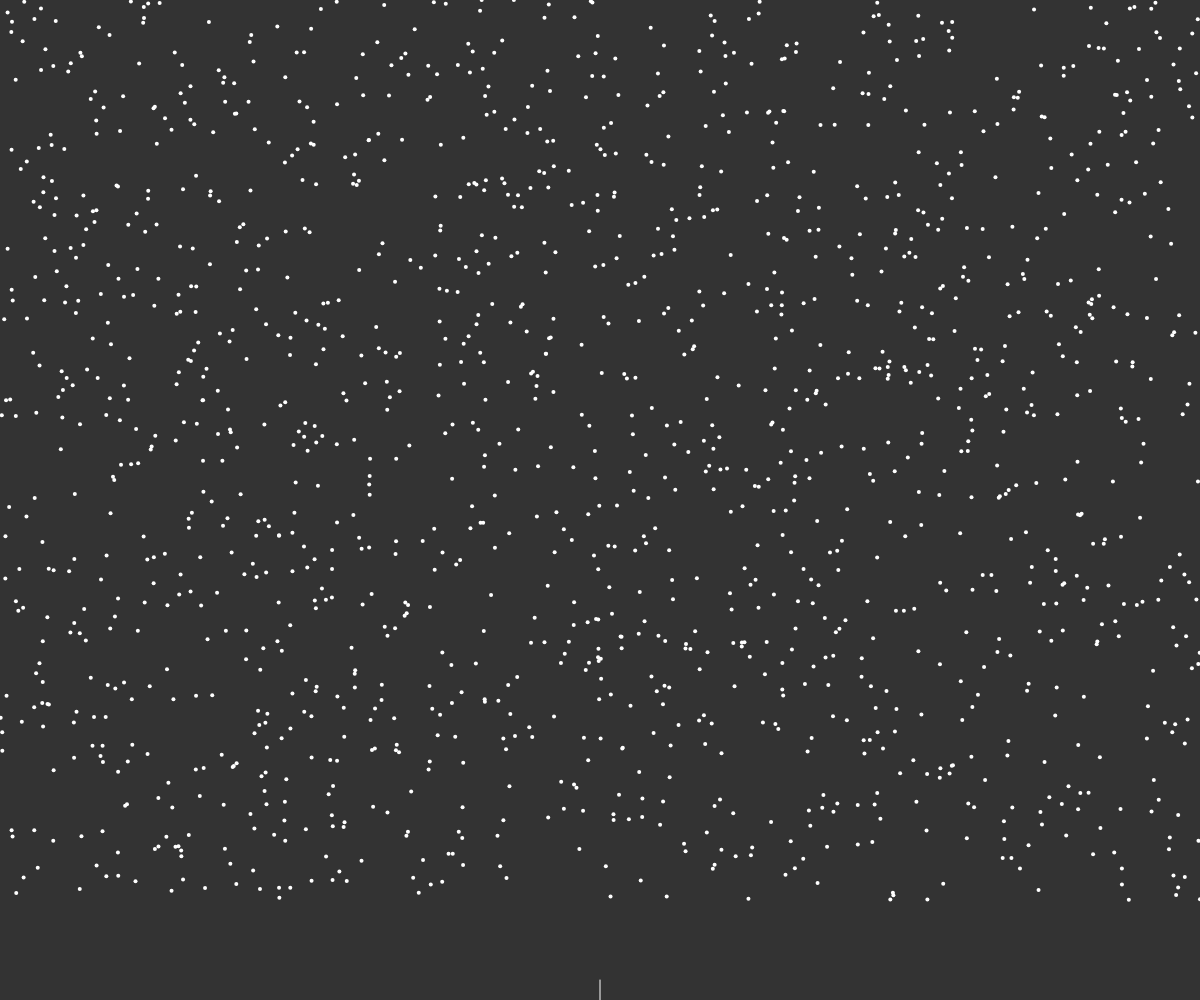
Frame 1 (no input)
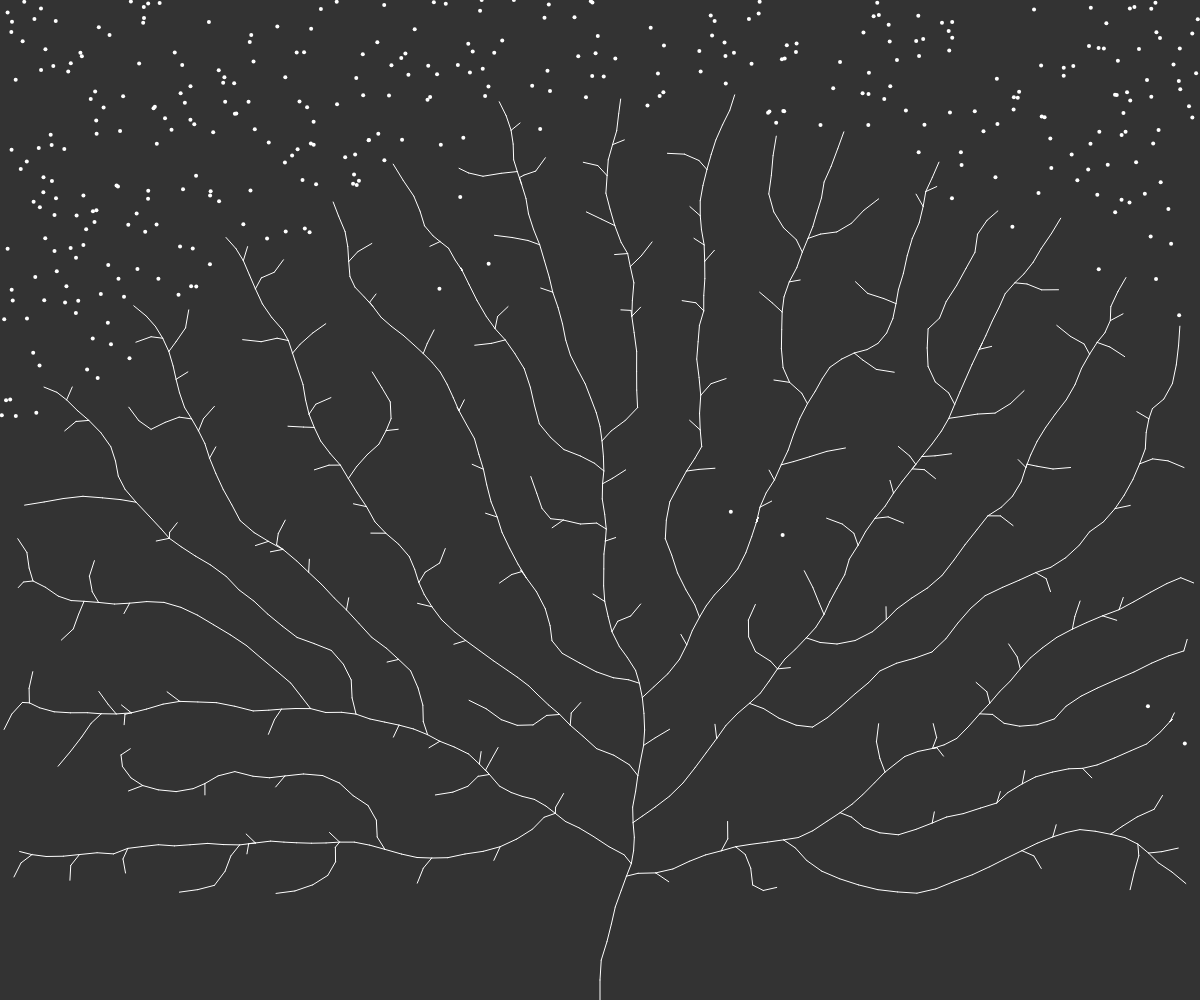
Frame 60 (no input)
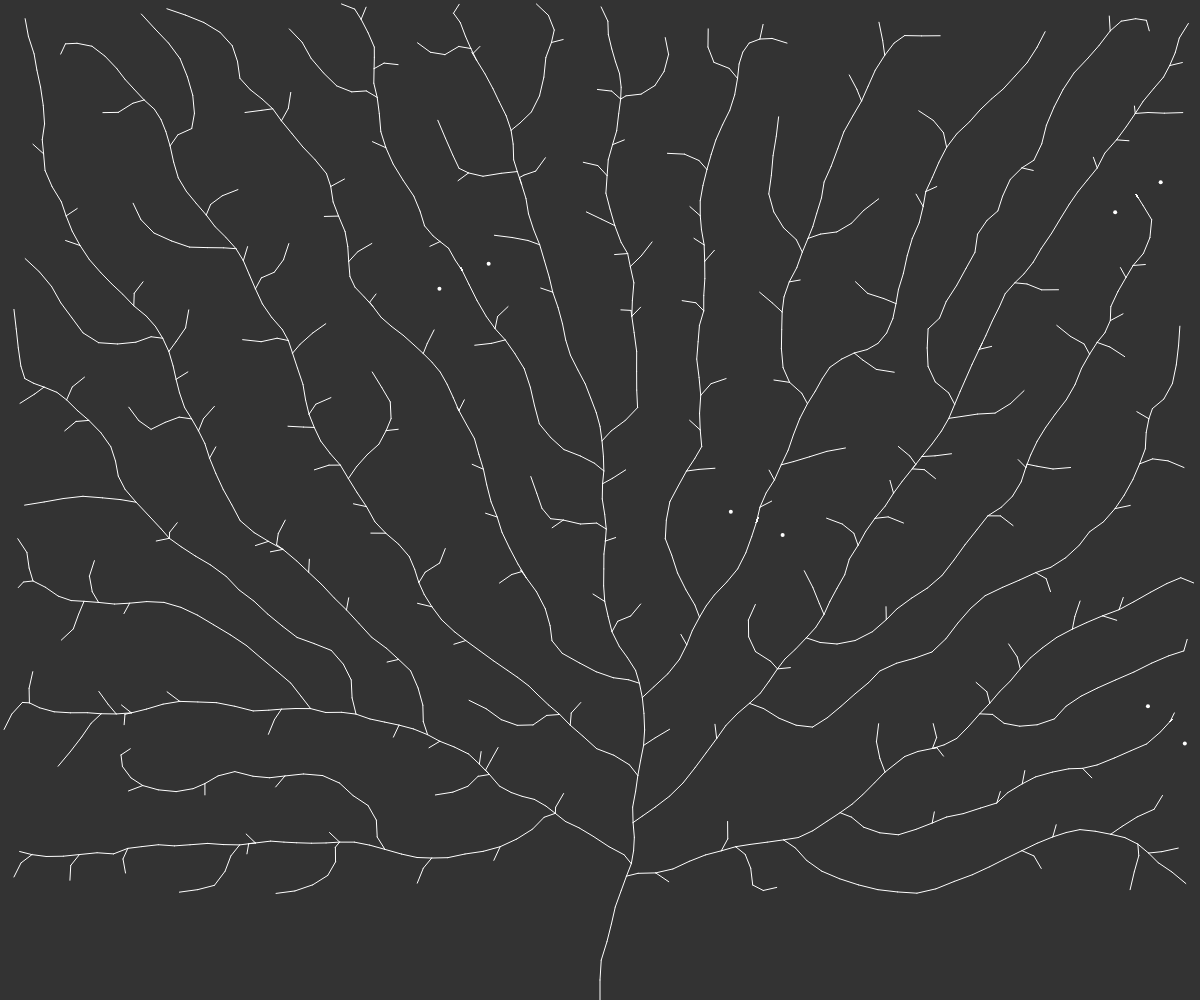
Frame 120 (the mouse pressed at the canvas centre since frame 60)

The p5.js sketch that drew these frames (run headless with seeded random() and noise() and a simulated clock; from frame 60 on, the mouse is pressed at the canvas centre):

// p5.js sketch
// ── sketch.js
var tree;
const min_dist = 25;
const max_dist = 100;

function setup() {
  createCanvas(windowWidth, windowHeight);
  tree = new Tree();
}

function draw() {
  background(51);
  tree.show();
  tree.grow();
}

// ── branch.js
class Branch {
  constructor(parent, pos, dir) {
    this.parent = parent;
    this.pos = pos;
    this.dir = dir;

    this.origDir = this.dir.copy();
    this.count = 0;
    this.len = 20;
  }

  reset() {
    this.dir = this.origDir.copy();
    this.count = 0;
  }

  next() {
    const nextDir = p5.Vector.mult(this.dir, this.len);
    const nextPos = p5.Vector.add(this.pos, nextDir);
    return new Branch(this, nextPos, this.dir.copy());
  }

  show() {
    if (!this.parent) return;
    stroke(255);
    line(this.pos.x, this.pos.y, this.parent.pos.x, this.parent.pos.y);
  }
}

// ── leaf.js
class Leaf {
  constructor() {
    this.pos = createVector(random(width), random(height - 100));
    this.reached = false;
  }

  show() {
    fill(255);
    noStroke();
    ellipse(this.pos.x, this.pos.y, 4, 4);
  }
}

// ── tree.js
class Tree {
  constructor() {
    this.leaves = [];
    this.branches = [];

    for (let i = 0; i < 1500; i++) {
      this.leaves.push(new Leaf());
    }

    const pos = createVector(width / 2, height);
    const dir = createVector(0, -1);
    const root = new Branch(null, pos, dir);
    this.branches.push(root);

    let current = root;
    let found = false;
    while (!found) {
      found = this.leaves.some(
        (leaf) => p5.Vector.dist(current.pos, leaf.pos) < max_dist
      );
      if (!found) {
        current = current.next();
        this.branches.push(current);
      }
    }
  }

  grow() {
    for (const leaf of this.leaves) {
      let closestBranch = null;

      let res = this.branches
        .map((branch) => [branch, p5.Vector.dist(leaf.pos, branch.pos)])
        .filter(([b, d]) => d < max_dist)
        .sort(([b1, d1], [b2, d2]) => d1 - d2);

      if (res.length > 0) {
        let closestDist;
        [closestBranch, closestDist] = res[0];
        if (closestDist < min_dist) {
          leaf.reached = true;
          closestBranch = null;
        }
      }

      if (closestBranch) {
        const newDir = p5.Vector.sub(leaf.pos, closestBranch.pos);
        newDir.normalize();
        closestBranch.dir.add(newDir);
        closestBranch.count++;
      }
    }

    this.leaves = this.leaves.filter((leaf) => !leaf.reached);

    this.branches = this.branches.reduce((res, branch) => {
      res.push(branch);
      if (branch.count > 0) {
        branch.dir.div(branch.count + 1);
        res.push(branch.next());
        branch.reset();
      }
      return res;
    }, []);
  }

  show() {
    for (const leaf of this.leaves) {
      leaf.show();
    }
    for (const branch of this.branches) {
      branch.show();
    }
  }
}
